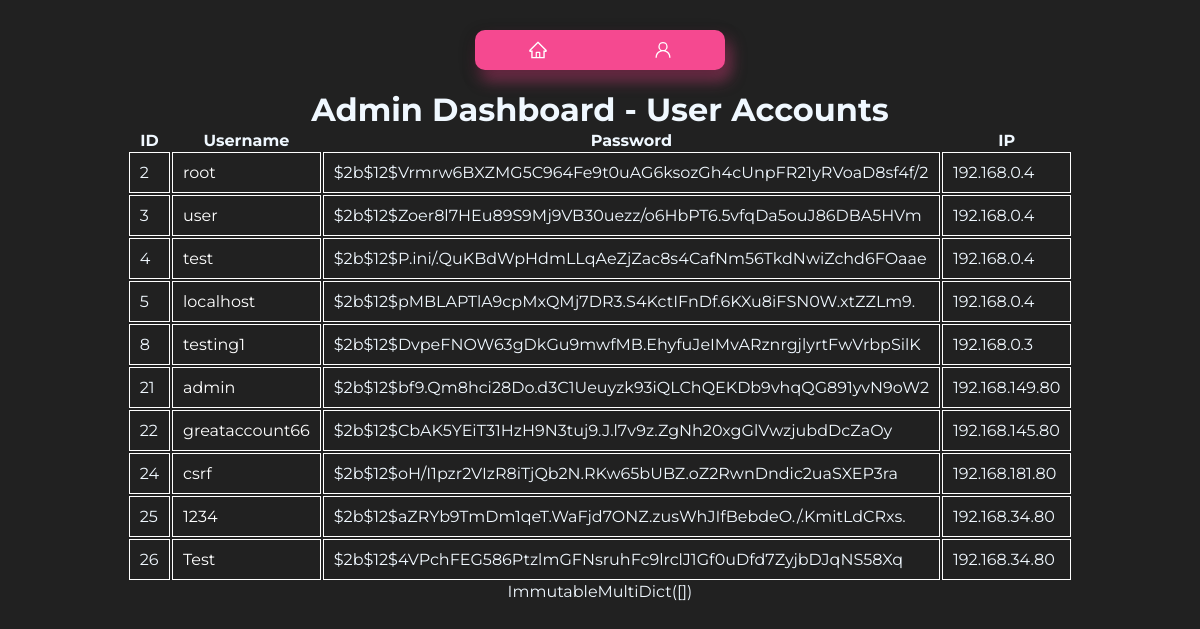
Before: /admin/dashboard (signed in) with the older database file.
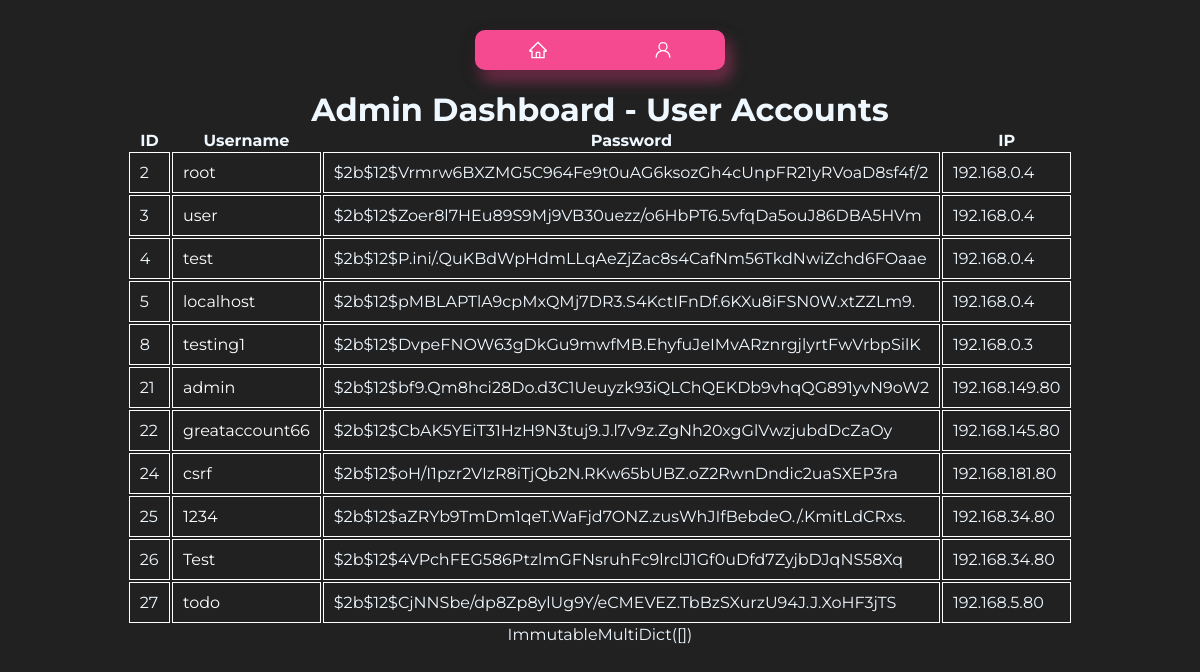
After: the same page with the newer database file.
### tables this page shows
CREATE TABLE users (
        id INTEGER PRIMARY KEY,
        username TEXT UNIQUE,
        password TEXT,
        ip TEXT
    );

### main.py (the view)
@app.route('/admin/dashboard')
def admin_dashboard():
    username = session.get('username')
    if username == 'admin':
        users = get_all_users()
        cookies = request.cookies
        return render_template('admin/admin_dashboard.html', users=users, cookies=cookies)
    else:
        return jsonify({'error':'Not an admin'}), 403

### main.py (called while the page is built)
@app.after_request
def set_csp_header(response):
    csp_value = '; '.join([f"{key} {value}" for key, value in csp_header.items()])
    response.headers['Content-Security-Policy'] = csp_value
    return response

@app.after_request
def add_security_headers(response):
    response.headers['X-Frame-Options'] = 'SAMEORIGIN'
    return response

@app.after_request
def add_hsts_header(response):
    response.headers['Strict-Transport-Security'] = 'max-age=31536000; includeSubDomains; preload'
    return response

@app.after_request
def add_content_type_header(response):
    response.headers['X-Content-Type-Options'] = 'nosniff'
    return response

### scripts/db.py (called while the page is built)
def connect():
    conn = sqlite3.connect('database/testdb.db')
    cursor = conn.cursor()
    return conn, cursor

def get_all_users():
    conn, cursor = connect()
    cursor.execute('SELECT * FROM users')
    users = cursor.fetchall()
    conn.close()
    return users

### templates/admin/admin_dashboard.html (shortened to what this page needs)
<!DOCTYPE html>
<html>
<head>
    <link rel="stylesheet" type="text/css" href="{{ url_for('static', filename='css/template.css') }}">
    <link rel="stylesheet" type="text/css" href="{{ url_for('static', filename='css/header.css') }}">
</head>
<body>
    <header>
        <div class="button-container">
            <a class="button" href="/">
            </a>
            <a class="button" href="/account">
            </a>
        </div>
    </header>
    <h1>Admin Dashboard - User Accounts</h1>
    <table>
        <tr>
            <th>ID</th>
            <th>Username</th>
            <th>Password</th>
            <th>IP</th>
        </tr>
        {% for user in users %}
        <tr>
            <td id="id">{{ user[0] }}</td>
            <td id="username"><a style="color: white; text-decoration: none;" href="/{{user[1]}}">{{ user[1] }}</a></td>
            <td id="Password">{{ user[2] }}</td>
            <td id="ip">{{ user[3] }}</td>
        </tr>
        {% endfor %}
    </table>
    <div>{{cookies}}</div>
</body>
</html>

### static/css/template.css (style rules this page uses)
* { padding: 0; margin: 0; box-sizing: border-box; }
body { padding: 10px; display: flex; flex-direction: column; justify-content: center; align-items: center; background-color: #212121; color: aliceblue; font-family: Montserrat, serif; }

### static/css/header.css (style rules this page uses)
header { padding: 20px; display: flex; justify-content: center; align-items: center; }
.button-container { display: flex; background-color: rgba(245, 73, 144); width: 250px; height: 40px; align-items: center; justify-content: space-around; border-radius: 10px; box-shadow: rgba(0, 0, 0, 0.35) 0px 5px 15px, rgba(245, 73, 144, 0.5) 5px 10px 15px; }
.button { outline: 0 !important; border: 0 !important; width: 40px; height: 40px; border-radius: 50%; background-color: transparent; display: flex; align-items: center; justify-content: center; color: #fff; transition: all ease-in-out 0.3s; cursor: pointer; }
.icon { font-size: 20px; }

### templates/admin/admin_dashboard.html (style rules this page uses)
td { padding: 10px; border: 1px solid #FFF; }

Changed rows visible on the page:
added users: id "27", username "todo", password "$2b$12$CjNNSbe/dp8Zp8ylUg9Y/eCMEVEZ.TbBzSXurzU94J.J.XoHF3jTS", ip "192.168.5.80"
